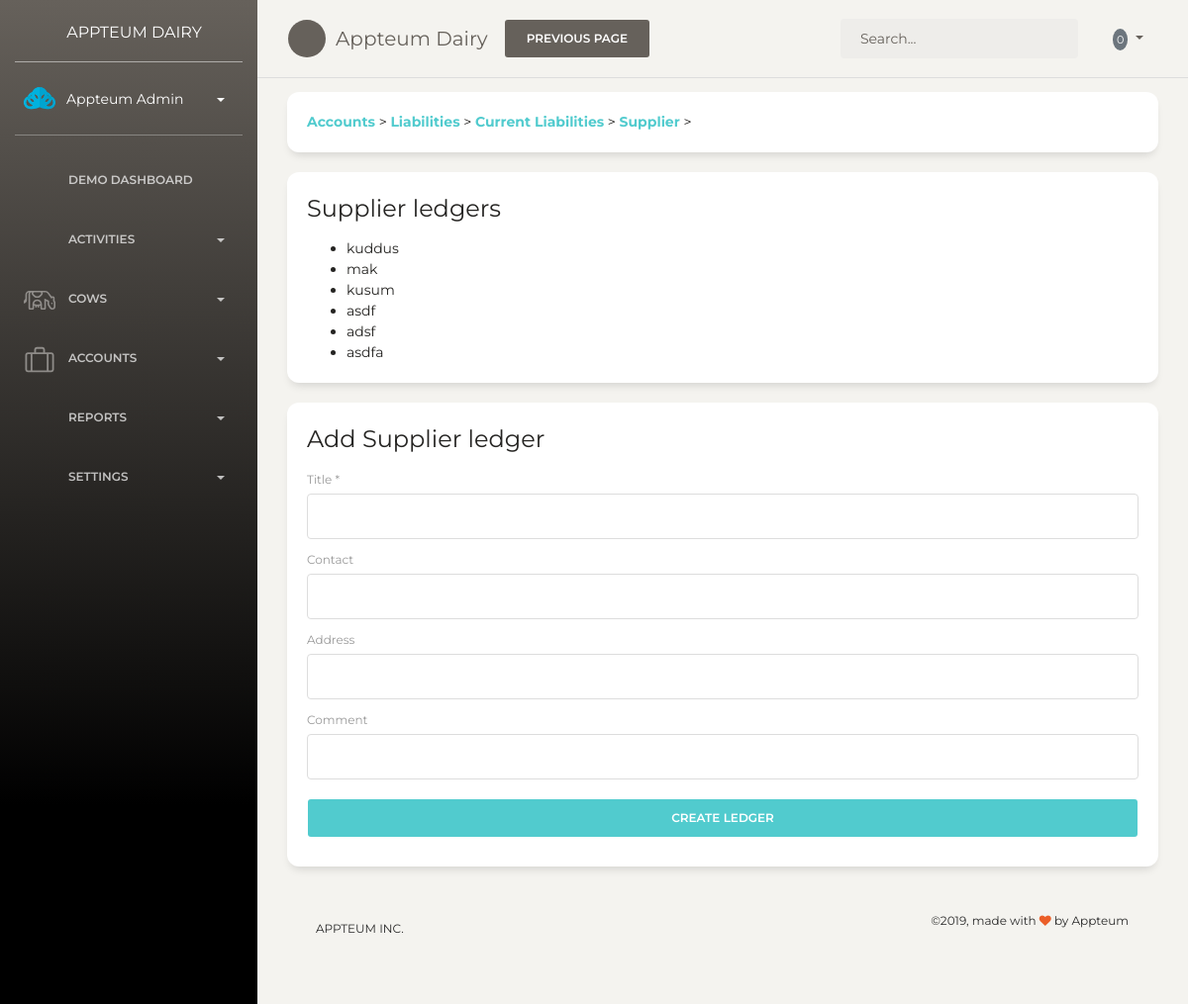
Page /index.php/supplier/create on the committed database.
### tables this page shows
CREATE TABLE `suppliers` (
  `id` int(11) NOT NULL,
  `name` varchar(80) NOT NULL,
  `contact` varchar(20) NOT NULL,
  `address` text NOT NULL,
  `comments` text,
  `created_at` timestamp NOT NULL DEFAULT CURRENT_TIMESTAMP
);

### application/controllers/Supplier.php (called while the page is built, shortened)
<?php
class Supplier extends CI_Controller {
	public function __construct()
    {
        $this->load->model('suppliers');
    }
    public function index(){
    	return $this->suppliers->show();
    }
	public function create()
	{
		$data['suppliers'] = $this->index();
		$data['content'] =  $this->load->view('accounts/supplier-ladger',$data,true);
		$this->load->view('layout/master',$data);
	}
}

### index.php (called while the page is built, shortened)
<?php
require_once BASEPATH.'core/CodeIgniter.php';

### application/models/Suppliers.php (called while the page is built, shortened)
<?php
class Suppliers extends CI_Model {
	protected $table = 'suppliers';
    public  function show()
    {
        $query = $this->db->get($this->table);
        return $query->result();
    }
}

### application/views/accounts/supplier-ladger.php (the view, shortened to what this page needs)
<div class="content">
    <div class="printarea">
        <div class="card card-body">
            <p class="mb-0">
                <a class="font-weight-bold" href="http://dairy.octoriz.com/oct-account">Accounts</a> >
                <a class="font-weight-bold"
                href="http://dairy.octoriz.com/oct-account/2">Liabilities</a>
                >
                <a class="font-weight-bold"
                href="http://dairy.octoriz.com/oct-account/8">Current Liabilities</a>
                >
                <a class="font-weight-bold"
                href="http://dairy.octoriz.com/oct-account/9">Supplier</a>
                >
            </p>
        </div>
        <div class="card card-body">
            <h4 class="card-title mt-0">Supplier ledgers</h4>
            <ul class="mb-0">
                <?php foreach ($suppliers as $supplier) {?>
                <li><?php echo $supplier->name; ?></li>
                <?php } ?>
            </ul>
        </div>
        <form class="card card-body" id="supplier-ladger" action="" method="POST">
            <h4 class="card-title mt-0">Add Supplier ledger</h4>
            <div class="form-group">
                <label for="">Title *</label>
                <input class="form-control" type="text" name="name" required>
            </div>
            <div class="form-group">
                <label for="">Contact</label>
                <input class="form-control" type="text" name="contact">
            </div>
            <div class="form-group">
                <label for="">Address</label>
                <input class="form-control" type="text" name="address">
            </div>
            <div class="form-group">
                <label for="">Comment</label>
                <input class="form-control" type="text" name="comment">
            </div>
            <button type="submit" class="btn btn-primary supplier">Create Ledger</button>
        </form>
    </div>
</div>

### rows in the picture
suppliers: name "kuddus"
suppliers: name "mak"
suppliers: name "kusum"
suppliers: name "asdf"
suppliers: name "adsf"
suppliers: name "asdfa"
